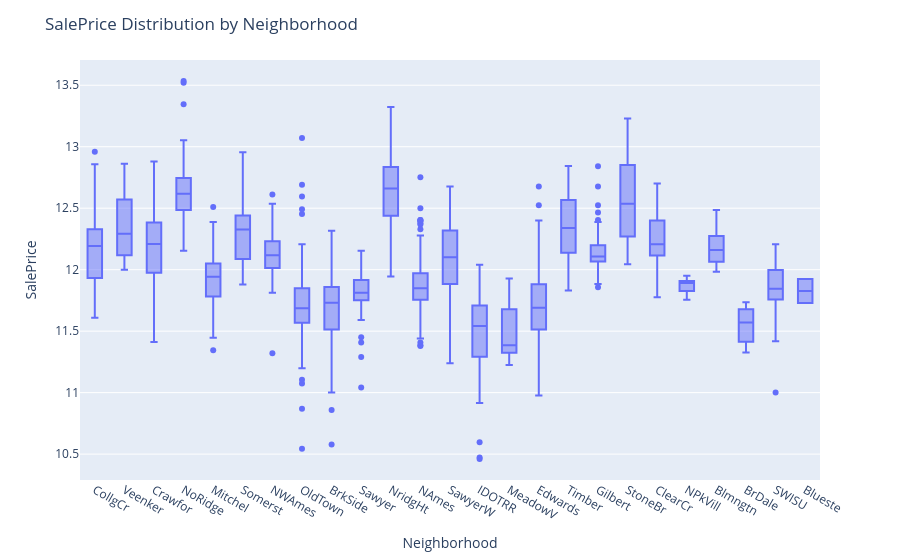

Notebook source saved alongside this figure:
### Markdown cell above
### Neighborhood Analysis

This visualization compares house prices across different neighborhoods to discover geographical patterns.

### Code cell
import plotly.express as px

fig = px.box(train, x="Neighborhood", y="SalePrice")
fig.update_layout(title="SalePrice Distribution by Neighborhood")
fig.show()

### Figure 1 — Plotly figure (JSON) as saved in the notebook; plotly's stock layout.template omitted (floating-point values rounded to 4 significant figures; data arrays with more than 128 entries replaced by an {"elided": "..."} marker saying what was removed)
{"data": [{"alignmentgroup": "True", "hovertemplate": "Neighborhood=%{x}<br>SalePrice=%{y}<extra></extra>", "legendgroup": "", "marker": {"color": "#636efa"}, "name": "", "notched": false, "offsetgroup": "", "orientation": "v", "showlegend": false, "type": "box", "x": {"elided": "1458 str values"}, "x0": " ", "xaxis": "x", "y": {"elided": "1458 float values"}, "y0": " ", "yaxis": "y"}], "layout": {"boxmode": "group", "legend": {"tracegroupgap": 0}, "margin": {"t": 60}, "title": {"text": "SalePrice Distribution by Neighborhood"}, "xaxis": {"anchor": "y", "domain": [0, 1], "title": {"text": "Neighborhood"}}, "yaxis": {"anchor": "x", "domain": [0, 1], "title": {"text": "SalePrice"}}}}
